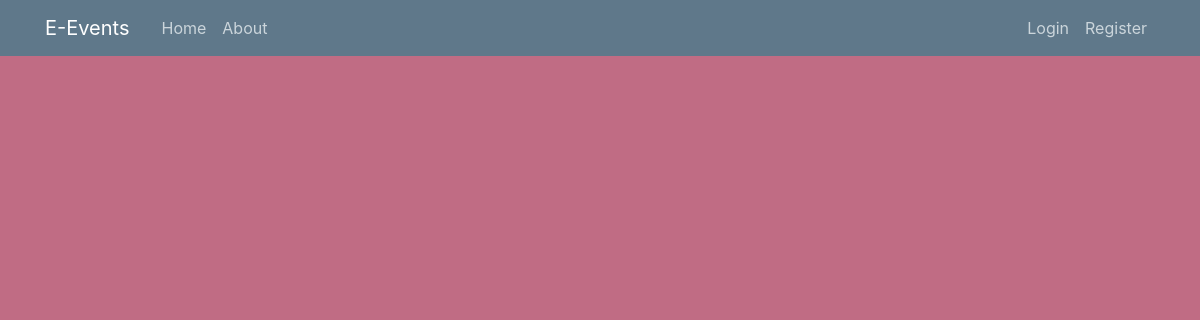
/, run on an earlier commit of the app's database.
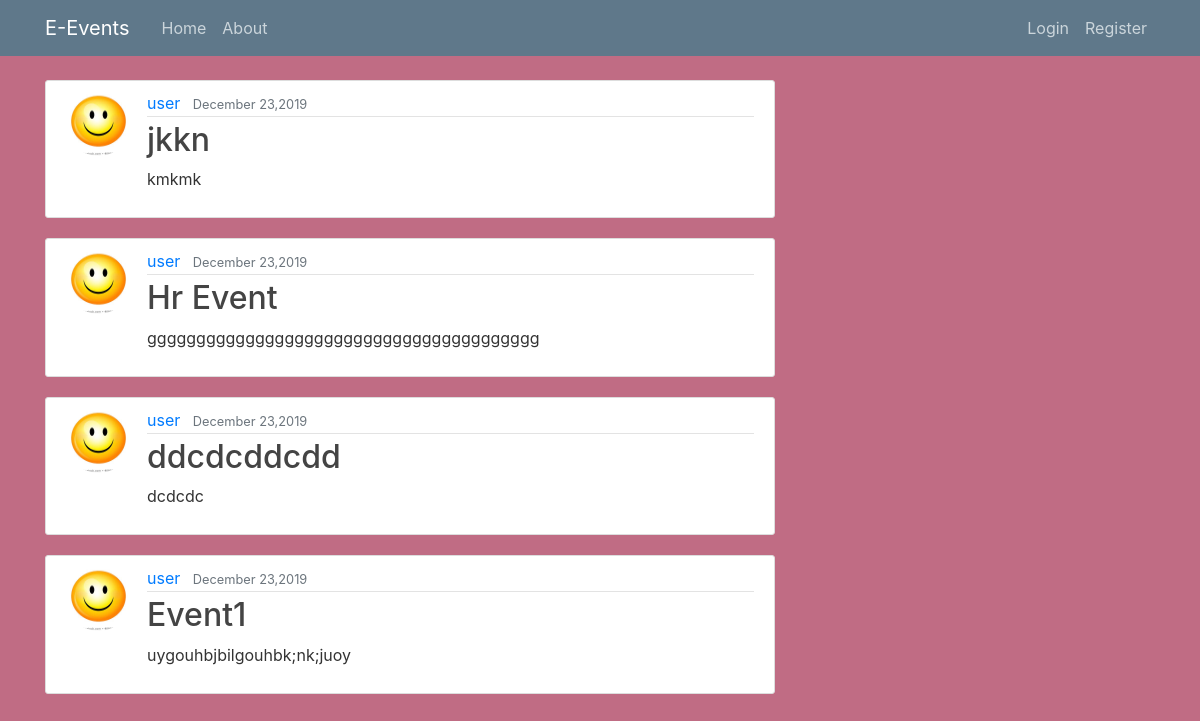
And on a later commit of the database.
### E_Events/models.py (models this page shows, shortened)
class Post(models.Model):
    title = models.CharField(max_length=100) # title of the post
    content = models.TextField() # content of the post
    date_posted = models.DateTimeField(default=timezone.now) #date of the post
    author = models.ForeignKey(User, on_delete=models.CASCADE) #author of the post

### users/models.py (models this page shows, shortened)
class Profile(models.Model):
    user = models.OneToOneField(User, on_delete=models.CASCADE)
    image = models.ImageField(default='default.jpg',upload_to='profile_pics')

### E_Events/views.py (the view)
# urls.py: path('', PostListView.as_view(), name='events-home'),
class PostListView(ListView):
    model = Post
    template_name = 'E_Events/home.html'  # <app>/<model>_<viewtype>.html
    context_object_name = 'posts' # setting home template as default
    ordering = ['-date_posted'] # will show our post newest to oldest

### E_Events/templates/E_Events/home.html
{% extends "E_Events/base.html" %}
  {% block content %}
    {% for post in posts %}
      <article class="media content-section">
        <img class="rounded-circle article-img" src="{{ post.author.profile.image.url }}">
          <div class="media-body">
            <div class="article-metadata">
              <a class="mr-2" href="#">{{ post.author }}</a>
              <small class="text-muted">{{ post.date_posted|date:"F d,Y" }}</small>
            </div>
            <h2><a class="article-title" href="{% url 'post-detail' post.id %}">{{ post.title }}</a></h2>
            <p class="article-content">{{ post.content }}</p>
          </div>
      </article>
    {% endfor %}
  {% endblock content %}

### E_Events/templates/E_Events/base.html (shortened to what this page needs)
{% load static %}
<!DOCTYPE html>
<html lang="en" dir="ltr">
  <head>
    <link rel="stylesheet" href="https://stackpath.bootstrapcdn.com/bootstrap/4.4.1/css/bootstrap.min.css">
    <link rel="stylesheet" href="{% static 'E_Events/main.css' %}">
  </head>
  <body>
      <header class="site-header">
        <nav class="navbar navbar-expand-md navbar-dark bg-steel fixed-top">
          <div class="container">
            <a class="navbar-brand mr-4" href="{% url 'events-home' %}">E-Events</a>
            <div class="collapse navbar-collapse" id="navbarToggle">
              <div class="navbar-nav mr-auto">
                <a class="nav-item nav-link" href="{% url 'events-home' %}">Home</a>
                <a class="nav-item nav-link" href="{% url 'events-about' %}">About</a>
              </div>
              <div class="navbar-nav">
                {% if user.is_authenticated %}
                  <a class="nav-item nav-link" href="{% url 'profile' %}">Profile</a>
                  <a class="nav-item nav-link" href="{% url 'logout' %}">Logout</a>
                {% else %}
                  <a class="nav-item nav-link" href="{% url 'login' %}">Login</a>
                  <a class="nav-item nav-link" href="{% url 'register' %}">Register</a>
              {% endif %}
              </div>
            </div>
          </div>
        </nav>
    </header>
    <main role="main" class="container">
      <div class="row">
        <div class="col-md-8">
          {% block content %}{% endblock %}
        </div>
      </div>
    </main>
  </body>
</html>

### E_Events/static/E_Events/main.css (style rules this page uses)
body { background: #c06c84; color: #333333; margin-top: 5rem; }
h1, h2, h3, h4, h5, h6 { color: #c2b0c9; }
.bg-steel { background-color: #5f788a; }
.site-header .navbar-nav .nav-link { color: #cbd5db; }
.content-section { background: #ffffff; padding: 10px 20px; border: 1px solid #dddddd; border-radius: 3px; margin-bottom: 20px; }
.article-title { color: #444444; }
.article-content { white-space: pre-line; }
.article-img { height: 65px; width: 65px; margin-right: 16px; }
.article-metadata { padding-bottom: 1px; margin-bottom: 4px; border-bottom: 1px solid #e3e3e3 }

What changed in the data, as far as the page shows it:
added Post: author.profile.image (placeholder picture), author "user", date_posted "December 23,2019", title "jkkn", content "kmkmk"
added Post: author.profile.image (placeholder picture), author "user", date_posted "December 23,2019", title "Hr Event", content "gggggggggggggggggggggggggggggggggggggggg"
added Post: author.profile.image (placeholder picture), author "user", date_posted "December 23,2019", title "ddcdcddcdd", content "dcdcdc"
added Post: author.profile.image (placeholder picture), author "user", date_posted "December 23,2019", title "Event1", content "uygouhbjbilgouhbk;nk;juoy"
